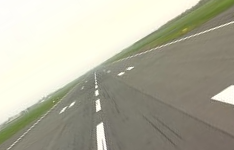
#> input picture HorizonCV/media/taxi_rotate.png, 234 x 150 px; its folder holds only this picture in this run
$ python -i demo.py   (imports and definitions only)
#> lines starting #> are read from the running program, lines starting #| are printed output that depends on the picture; after the words box and inside, x2 and y2 are one past the last pixel; in counts of white or black regions, pixels touching at a corner belong together
### HorizonCV/horizoncv/horizon.py
"""
    horizon.py
    Nicholas S. Bradford

"""

import cv2
import numpy as np
import math

DEBUG_VERBOSE = False
EARTH_RADIUS_M = 6371000.0
MAX_ABS_HORIZON_SLOPE = 1.5


# [4 lines left out: function printV, not called in this run]


def convert_m_b_to_pitch_bank(m, b, sigma_below):
    """ Method from original paper:
            Pitch angle (Theta) = size(ground) / size(ground) + size(sky)
            Bank angle (Phi) = tan^-1(m)
        Args:
            m
            b
            sigma_below
        Returns:
            pitch
            bank
    """
    bank = math.degrees(math.atan(m))
    pitch = sigma_below
    return pitch, bank


def horizon_line_geometry(image_shape, m, b):
    """Return line endpoints and its row at the image centre.

    The detector represents the line as y = m*x + b in pixel coordinates;
    image x increases rightward and image y increases downward. Endpoints are
    evaluated at the left and right image edges.
    """
    height, width = image_shape[:2]
    if height <= 0 or width <= 0 or not (math.isfinite(m) and math.isfinite(b)):
        return None
    x0, x1 = 0.0, float(width - 1)
    y0, y1 = m * x0 + b, m * x1 + b
    # Use W/2 to match the principal-point convention used by cy = H/2 and
    # the resize transform (source center maps to target center).
    x_center = width / 2.0
    return {
        'endpoints': ((x0, y0), (x1, y1)),
        'slope': float(m),
        'intercept': float(b),
        'y_center': float(m * x_center + b),
    }


def scale_horizon_line(m, b, source_shape, target_shape):
    """Map ``y = m*x + b`` between resized image coordinate systems.

    Resizing may produce different effective horizontal and vertical scales
    because output dimensions are rounded to integer pixels. Transforming
    slope and intercept independently preserves the same geometric line.
    """
    source_height, source_width = source_shape[:2]
    target_height, target_width = target_shape[:2]
    if source_height <= 0 or source_width <= 0:
        raise ValueError('source image dimensions must be positive')
    scale_x = target_width / source_width
    scale_y = target_height / source_height
    return float(m) * scale_y / scale_x, float(b) * scale_y


def estimate_horizon_altitude(image_shape, m, b, camera_vfov_deg,
                              camera_pitch_deg, horizon_validated=False,
                              calibration_validated=False, demo_only=False,
                              demo_source='synthetic'):
    """Estimate spherical-Earth altitude from a validated geometric horizon.

    Camera pitch is positive when the camera optical axis points upward from
    local horizontal. Image y increases downward, so a horizon below the image
    centre has positive pixel offset and corresponds to positive depression.
    The camera pitch is subtracted from that image-derived angle.

    ``height_m`` is populated only when camera calibration and geometric
    horizon validation are established. ``simulated_height_m`` is populated
    only in explicit demo-only mode and is never marked as a valid altitude.
    """
    geometry = horizon_line_geometry(image_shape, m, b)
    result = {
        'geometry': geometry,
        'cy': None,
        'pixel_offset': None,
        'fy_px': None,
        'delta_deg': None,
        'alpha_deg': None,
        'height_m': None,
        'simulated_height_m': None,
        'valid': False,
        'demo_only': demo_only,
        'demo_source': demo_source,
        'calibration_validated': calibration_validated,
        'horizon_validated': horizon_validated,
        'reason': None,
    }
    if geometry is None:
        result['reason'] = 'invalid horizon line'
        return result
    if camera_vfov_deg is None or not math.isfinite(camera_vfov_deg) \
            or not 0.0 < camera_vfov_deg < 180.0:
        result['reason'] = 'camera vertical field of view is unknown or invalid'
        return result

    height, _ = image_shape[:2]
    y_h = geometry['y_center']
    cy = height / 2.0
    result['cy'] = cy
    result['pixel_offset'] = y_h - cy
    if not (0.0 <= y_h < height):
        result['reason'] = 'horizon line is outside the image'
        return result

    fy = (height / 2.0) / math.tan(math.radians(camera_vfov_deg / 2.0))
    delta = math.degrees(math.atan((y_h - cy) / fy))
    result['fy_px'] = fy
    result['delta_deg'] = delta
    if camera_pitch_deg is None or not math.isfinite(camera_pitch_deg) \
            or not -90.0 < camera_pitch_deg < 90.0:
        result['reason'] = 'camera mounting pitch is unknown or invalid'
        return result

    # Positive camera pitch points up; positive alpha means horizon below
    # local horizontal. Thus alpha = image depression - camera up-pitch.
    alpha = delta - camera_pitch_deg
    if abs(alpha) < 1e-12:
        alpha = 0.0
    result['alpha_deg'] = alpha

    if not math.isfinite(alpha) or not 0.0 <= alpha < 90.0:
        result['reason'] = 'horizon depression angle is outside the valid range'
        return result

    if demo_only:
        result['simulated_height_m'] = EARTH_RADIUS_M * (
            1.0 / math.cos(math.radians(alpha)) - 1.0)
        result['reason'] = 'SIMULATED ONLY: camera assumptions are uncalibrated; not a real altitude measurement'
        return result

    if not calibration_validated:
        result['reason'] = 'camera calibration has not been validated'
        return result

    # A visual color boundary may be a skyline, not the geometric horizon.
    # Require explicit external validation before publishing altitude.
    if not horizon_validated:
        result['reason'] = 'geometric horizon has not been validated (may be skyline)'
        return result
    result['height_m'] = EARTH_RADIUS_M * (1.0 / math.cos(math.radians(alpha)) - 1.0)
    result['valid'] = math.isfinite(result['height_m'])
    if not result['valid']:
        result['height_m'] = None
        result['reason'] = 'altitude calculation is not finite'
    return result


def img_line_mask(rows, columns, m, b):
    """ Produce a mask used for splitting an image into two parts with a line.
        Params:
            rows (int)
            columns (int)
            m (double)
            b (double)
        Returns:
            rows x columns np.array boolean mask with True for all values above the line
    """
    ys = np.arange(rows)[:, np.newaxis]
    xs = np.arange(columns)[np.newaxis, :]
    mask = ys >= m * xs + b
    return mask


def split_img_by_line(img, m, b, valid=None):
    """ Split image into two parts using a line.
        Params:
            m: slope
            b: y-intercept
        Returns:
            (arr1, arr2): two np.arrays with one column per channel (3 for BGR, 1 for
            grayscale) and N rows (one for each pixel)
    """
    if img.ndim == 2:
        img = img[:, :, np.newaxis]
    mask = img_line_mask(rows=img.shape[0], columns=img.shape[1], m=m, b=b)
    assert len(mask.shape) == 2
    assert mask.shape[0] == img.shape[0]
    assert mask.shape[1] == mask.shape[1]
    if valid is None:
        valid = np.ones(mask.shape, dtype=bool)
    segment1 = img[mask & valid]
    segment2 = img[~mask & valid]
    reshape1 = segment1.reshape(-1, segment1.shape[-1])
    reshape2 = segment2.reshape(-1, segment2.shape[-1])
    assert reshape1.shape[1] == reshape2.shape[1]
    if not (segment1.shape[0] > 1 and segment2.shape[0] > 1):
        print('!!    Warning: Invalid hypothesis: ' + str(m) + ' ' + str(b))
    return (reshape1, reshape2)


# [87 lines left out: functions compute_variance_score, score_line, score_grid, accelerated_search, not called in this run]


def get_sigma_below(img, m, b, valid=None):
    """ Returns % of image below the horizon line. """
    seg1, seg2 = split_img_by_line(img, m, b, valid)
    return seg1.size / (seg1.size + seg2.size)


# [75 lines left out: functions optimize_scores, optimize_global, optimize_local, optimize_real_time, not called in this run]


def valid_pixel_mask(img, dark_threshold=110, erode_frac=0.04):
    """ Mask of pixels worth scoring. Removes dark *borders* only:
        - porthole / lens vignette: detected when all four frame corners are
          mostly dark; then only the largest bright region is kept;
        - letterbox bars: dark, narrow, full-height vertical blocks.
        Dark ground is kept, so it is never mistaken for a border. Falls back
        to all pixels if too little survives.
    """
    gray = img if img.ndim == 2 else cv2.cvtColor(img, cv2.COLOR_BGR2GRAY)
    height, width = gray.shape
    dark = gray <= dark_threshold
    cy, cx = max(1, int(0.15 * height)), max(1, int(0.15 * width))
    corners = (dark[:cy, :cx], dark[:cy, -cx:], dark[-cy:, :cx], dark[-cy:, -cx:])
    valid = np.ones(gray.shape, dtype=bool)

    if all(corner.mean() > 0.4 for corner in corners):
        count, labels, stats, _ = cv2.connectedComponentsWithStats(
            (~dark).astype(np.uint8), connectivity=4)
        if count < 2:
            return valid
        largest = 1 + int(np.argmax(stats[1:, cv2.CC_STAT_AREA]))
        valid = labels == largest
    else:
        count, labels, stats, _ = cv2.connectedComponentsWithStats(
            dark.astype(np.uint8), connectivity=4)
        for label in range(1, count):
            x, y, w, h, area = stats[label]
            if (y == 0 and y + h == height and w < 0.25 * width
                    and area > 0.8 * w * h):
                valid[labels == label] = False
    if not valid.all():
        k = max(1, int(round(erode_frac * max(height, width))))
        valid = cv2.erode(valid.astype(np.uint8),
                          np.ones((2 * k + 1, 2 * k + 1), np.uint8),
                          borderType=cv2.BORDER_REPLICATE).astype(bool)
    if valid.mean() < 0.2:
        return np.ones(gray.shape, dtype=bool)
    return valid


SKY_ONLY_FRACTION = 0.93
GROUND_ONLY_FRACTION = 0.15
MIN_FIT_AGREEMENT = 0.62


def sky_color_mask(img):
    """ Per-pixel guess of "sky or cloud" from colour alone (BGR in).
        Sky/cloud: blue-to-lavender hues (blue sky, cyan haze, tinted cloud) or
        bright near-neutral pixels (white/grey/beige cloud and overcast sky).
        Sky must be bright: dark bluish pixels are ground/haze. Everything else
        (pink, brown, green, dark) counts as ground, so a
        blue/white cloud edge is NOT treated as the horizon.
    """
    hsv = cv2.cvtColor(img, cv2.COLOR_BGR2HSV)
    hue = hsv[:, :, 0].astype(np.float32) * 2.0
    sat = hsv[:, :, 1].astype(np.float32) / 255.0
    val = hsv[:, :, 2].astype(np.float32) / 255.0
    blue_family = (hue >= 150.0) & (hue <= 275.0) & (sat >= 0.05) & (val >= 0.6)
    neutral_bright = (sat < 0.10) & (val > 0.65)
    return blue_family | neutral_bright


def fit_horizon_by_color(img, valid=None):
    """ Find the line that best separates sky/cloud colours (above) from ground
        colours (below), by maximising pixel agreement with sky_color_mask.
        Returns:
            m, b: line y = m*x + b (None, None if no usable pixels)
            sky_fraction: share of valid pixels classified as sky/cloud
            agreement: share of valid pixels consistent with the fitted line
            state: 'OK', 'SKY ONLY', 'GROUND ONLY' or 'NO HORIZON'
    """
    height, width = img.shape[:2]
    if valid is None:
        valid = np.ones((height, width), dtype=bool)
    if valid.sum() < 10:
        return None, None, 0.0, 0.0, 'NO HORIZON'
    sky = sky_color_mask(img)
    sky_fraction = float(sky[valid].mean())
    if sky_fraction >= SKY_ONLY_FRACTION:
        return None, None, sky_fraction, sky_fraction, 'SKY ONLY'
    if sky_fraction <= GROUND_ONLY_FRACTION:
        return None, None, sky_fraction, 1.0 - sky_fraction, 'GROUND ONLY'

    ys = np.arange(height, dtype=np.float32)[:, None]
    xs = np.arange(width, dtype=np.float32)[None, :]
    sky_v = (sky & valid)
    ground_v = (~sky & valid)
    total = float(valid.sum())
    best = (-1.0, None, None)
    center_x = width / 2.0
    for angle in np.arange(-75.0, 75.1, 2.0):
        m = math.tan(math.radians(angle))
        line = m * xs
        for b in np.arange(0.5, height, 0.5):
            if not 0.0 <= m * center_x + b < height:
                continue
            below = ys >= line + b
            agree = (np.count_nonzero(ground_v & below)
                     + np.count_nonzero(sky_v & ~below))
            if agree > best[0]:
                best = (agree, float(m), float(b))
    agreement = best[0] / total
    state = 'OK' if agreement >= MIN_FIT_AGREEMENT else 'NO HORIZON'
    return best[1], best[2], sky_fraction, agreement, state

### HorizonCV/horizoncv/plotter.py

import cv2
import numpy as np
import matplotlib.pyplot as plt
from mpl_toolkits.mplot3d import Axes3D
from matplotlib import cm


def _altitude_status_label(horizon_analysis):
    if horizon_analysis and horizon_analysis['demo_only']:
        simulated_height = horizon_analysis['simulated_height_m']
        if horizon_analysis.get('demo_source') == 'real_video':
            if simulated_height is not None:
                return 'EXPERIMENTAL ALTITUDE: {:.1f} m | UNCALIBRATED DEMO'.format(
                    simulated_height)
            return 'EXPERIMENTAL ALTITUDE: N/A ({}) | UNCALIBRATED DEMO'.format(
                horizon_analysis['reason'])
        if simulated_height is not None:
            return 'SIMULATED ALTITUDE - UNCALIBRATED: {:.1f} m'.format(
                simulated_height)
        return 'SIMULATED ALTITUDE - UNCALIBRATED: N/A ({})'.format(
            horizon_analysis['reason'])
    if horizon_analysis and horizon_analysis['valid']:
        return 'REAL VIDEO ALTITUDE (VALIDATED): {:.1f} m'.format(
            horizon_analysis['height_m'])
    reason = horizon_analysis['reason'] if horizon_analysis else 'not calculated'
    if not horizon_analysis or not horizon_analysis['calibration_validated']:
        return 'REAL VIDEO - UNCALIBRATED ASSUMPTIONS: N/A ({})'.format(reason)
    return 'REAL VIDEO - HORIZON NOT VALIDATED: N/A ({})'.format(reason)


def _crossed_limit_band(value, thresholds):
    """Return the highest crossed (threshold, label) pair, if any."""
    crossed = [
        (threshold, label)
        for threshold, label in thresholds
        if abs(value) > threshold
    ]
    return max(crossed, key=lambda item: item[0]) if crossed else None


def add_attitude_limit_warning(img, roll_deg, roll_thresholds,
                              pitch_deg=None, pitch_thresholds=None,
                              attitude_valid=True):
    """Overlay configurable, non-operational attitude advisory bands.

    Thresholds are ordered as ``(absolute_degrees, label)`` pairs. They must
    be selected for the specific aircraft and are not regulatory limits.
    """
    warnings = []
    if not attitude_valid:
        warnings.append('ATTITUDE ESTIMATE INVALID - CHECK INDEPENDENT INSTRUMENTS')
    else:
        roll_band = _crossed_limit_band(roll_deg, roll_thresholds)
        if roll_band:
            threshold, label = roll_band
            warnings.append(
                'ROLL {}: {:.1f} deg (>{:.1f} deg)'.format(
                    label, roll_deg, threshold))
        pitch_band = (
            _crossed_limit_band(pitch_deg, pitch_thresholds)
            if pitch_deg is not None and pitch_thresholds else None
        )
        if pitch_band:
            threshold, label = pitch_band
            warnings.append(
                'PITCH {}: {:.1f} deg (>{:.1f} deg)'.format(
                    label, pitch_deg, threshold))
    if not warnings:
        return img

    height, width = img.shape[:2]
    banner_height = max(36, 30 + 26 * (len(warnings) - 1))
    cv2.rectangle(img, (0, 0), (width, banner_height), (0, 0, 180), -1)
    for index, warning in enumerate(warnings):
        cv2.putText(
            img,
            'ADVISORY - ' + warning,
            (10, 25 + index * 25),
            cv2.FONT_HERSHEY_SIMPLEX,
            0.55,
            (0, 255, 255),
            2,
            cv2.LINE_AA,
        )
    return img


def add_line_to_frame(img, m, b, pitch, bank, horizon_analysis=None):
    """Draw the overlays in OpenCV's native BGR color order."""
    output_img = img.copy()
    pt1 = (0, int(round(float(b))))
    pt2 = (img.shape[1] - 1, int(round(float(m) * (img.shape[1] - 1) + float(b))))
    cv2.line(img=output_img, pt1=pt1, pt2=pt2, color=(0, 0, 255), thickness=1)

    labels = [
        'Roll: {:.1f} deg'.format(bank),
        'Horizon depression{}: {}'.format(
            '' if horizon_analysis and horizon_analysis['calibration_validated'] else ' (uncalibrated)',
            'N/A' if not horizon_analysis or horizon_analysis['alpha_deg'] is None
            else '{:.2f} deg'.format(horizon_analysis['alpha_deg'])),
          _altitude_status_label(horizon_analysis),
    ]
    for index, label in enumerate(labels):
        cv2.putText(output_img, label, (10, 25 + index * 24), cv2.FONT_HERSHEY_SIMPLEX,
                    0.55, (0, 0, 255), 1, cv2.LINE_AA)

    return output_img


# [40 lines left out: functions plot2D, scatter3D, add_horizon_alert, not called in this run]

### HorizonCV/horizoncv/demo.py

import cv2
import numpy as np
from pathlib import Path
from horizoncv.horizon import (
    optimize_real_time,
    optimize_global,
    convert_m_b_to_pitch_bank,
    estimate_horizon_altitude,
    horizon_line_geometry,
    scale_horizon_line,
    valid_pixel_mask,
    fit_horizon_by_color,
    get_sigma_below,
)
from . import plotter

# These numeric values are unverified assumptions, not calibration data.
# Replace them with measured values and set CAMERA_CALIBRATION_VALIDATED only
# after calibration has been checked before using validated altitude output.
# Camera pitch is positive when the optical axis points upward from local
# horizontal. The
# image y-axis points downward. Keep horizon validation false until visual or
# external checks confirm the detector is tracking the geometric horizon,
# rather than a skyline, clouds, or another visual boundary.
CAMERA_VFOV_DEG = 45.0
CAMERA_PITCH_DEG = 0.0
CAMERA_CALIBRATION_VALIDATED = False
HORIZON_GEOMETRY_VALIDATED = False
# Explicit prototype mode: calculate only the separate experimental value on
# real frames where positive depression geometry permits it. The validated
# height field and both validation flags remain untouched.
DEMO_ONLY_ALTITUDE = True
SYNTHETIC_DEPRESSION_DEG = 1.0
DIAGNOSTIC_FRAME_COUNT = 3
# Optionally detect on a grayscale copy of the frame. Tested: it matches RGB on
# clean footage and is worse on the porthole rocket video, so it is off.
USE_GRAYSCALE_DETECTION = False
# Ignore dark vignette / porthole rims / letterbox bars when scoring lines.
USE_VALID_MASK = True
# Fit the line between sky/cloud colours (blue, white, grey) and ground colours,
# and raise a horizon alert when only sky or only ground is visible.
USE_COLOR_FIT = True
MIN_ANALYSIS_HEIGHT = 48
DISPLAY_MAX_WIDTH = 1280
DISPLAY_MAX_HEIGHT = 720
# Demonstration-only advisory bands, not UK-wide or aircraft-approved limits.
# Replace with thresholds from the specific aircraft's approved guidance.
ROLL_ADVISORY_THRESHOLDS = (
    (20.0, 'CAUTION'),
    (30.0, 'WARNING'),
    (45.0, 'HIGH'),
)
# This video-only detector does not measure aircraft pitch independently.
PITCH_ADVISORY_THRESHOLDS = None


def resize_for_display(image):
    """Scale a rendered frame to fit a 1280x720 display area."""
    height, width = image.shape[:2]
    scale = min(DISPLAY_MAX_WIDTH / width, DISPLAY_MAX_HEIGHT / height)
    if scale == 1.0:
        return image
    interpolation = cv2.INTER_CUBIC if scale > 1.0 else cv2.INTER_AREA
    return cv2.resize(
        image,
        (int(round(width * scale)), int(round(height * scale))),
        interpolation=interpolation,
    )


# [16 lines left out: function load_img, not called in this run]


def getVideoSource(filename):
    """ Generator for cleanly loading a video file (will only work if OpenCV was
            compiled with FFMPEG support). Videos are 1920 x 1080 original, 960 x 540 resized
    """
    print('Load video {}...'.format(filename))
    video_path = Path(__file__).resolve().parent.parent / 'media' / filename
    cap = cv2.VideoCapture(str(video_path))
    if not cap.isOpened():
        cap.release()
        raise FileNotFoundError('Unable to open video: {}'.format(video_path))
    try:
        while True:
            ret, frame = cap.read()
            if not ret:
                break
            yield frame
    finally:
        cap.release()


# [79 lines left out: functions optimization_surface_demo, timer_demo, synthetic_altitude_demo, not called in this run]


def video_demo(filename, is_display=True, n_frames=-1):
    """ Run LaneCV on a sample video. """
#> called with filename = '../media/taxi_rotate.png', is_display = True, n_frames = -1
    highres_scale = 0.2
    scaling_factor = 0.1

    # cap = cv2.VideoCapture('./media/flying_turn.avi') #framerate of 25
    diagnostic_frames = 0
    m = None
    b = None
    processed_frames = 0
    try:
        for i, frame in enumerate(getVideoSource(filename)):
            print('---------------------\tFrame {}'.format(i+1))
            if n_frames > 0 and i >= n_frames:
                break
            highres = cv2.resize(frame, dsize=None, fx=1.0 * highres_scale, fy=1.0 * highres_scale)
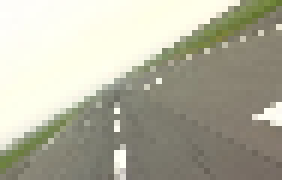
#> highres: shape (30, 47, 3) (shown 6 times larger); mean B, G, R 158.7, 175.9, 177.2
#> frame is the input picture: shape (150, 234, 3); mean B, G, R 158.7, 175.9, 177.2
            # Keep enough rows for the global horizon search to generate
            # candidate intercepts, even for low-resolution source videos.
            analysis_scale = max(
                scaling_factor,
                MIN_ANALYSIS_HEIGHT / highres.shape[0],
            )
            img = cv2.resize(
                highres,
                dsize=None,
                fx=analysis_scale,
                fy=analysis_scale,
            )
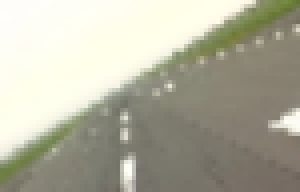
#> img: shape (48, 75, 3) (shown 4 times larger); mean B, G, R 158.7, 175.9, 177.2
            if USE_GRAYSCALE_DETECTION:
                img = cv2.cvtColor(img, cv2.COLOR_BGR2GRAY)
            valid = valid_pixel_mask(img) if USE_VALID_MASK else None
#> in valid_pixel_mask, `gray = img if img.ndim == 2 else cv2.cvtColor(img, cv2.COLOR_BGR2GRAY)`:
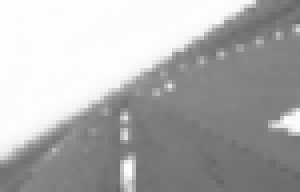
#> gray: shape (48, 75) (shown 4 times larger); min 102, max 254, mean 174.3
#> in valid_pixel_mask, `dark = gray <= dark_threshold`:
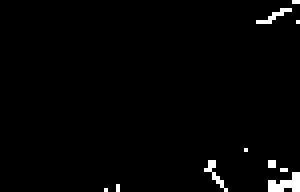
#> dark: shape (48, 75) bool (shown 4 times larger); 1.8% white in thin lines or dots, all inside (x1, y1, x2, y2) = (26, 0, 75, 48)
#> (the rest of the program and of its run is left out)
